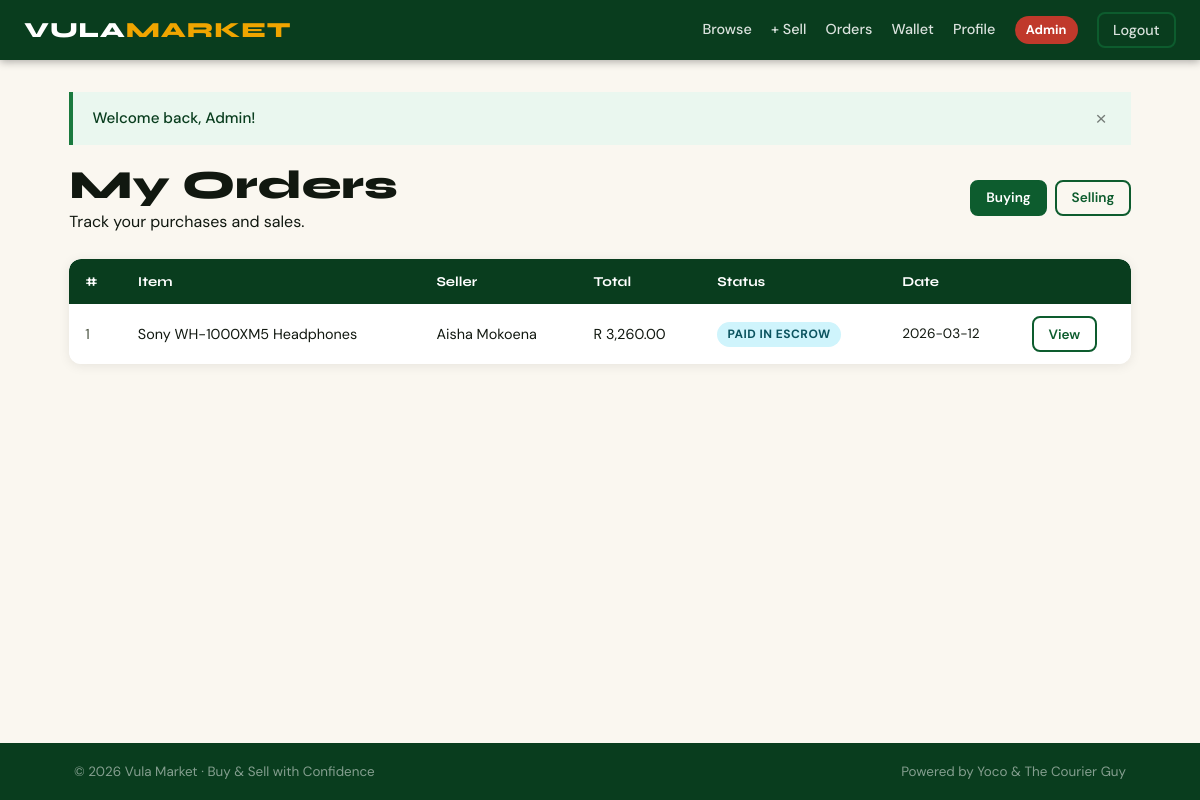
/orders/index.php (signed in), run on the app's committed database.
### tables this page shows
CREATE TABLE orders (
            id               INTEGER PRIMARY KEY AUTOINCREMENT,
            buyer_id         INTEGER NOT NULL REFERENCES users(id),
            seller_id        INTEGER NOT NULL REFERENCES users(id),
            product_id       INTEGER NOT NULL REFERENCES products(id),
            amount           REAL    NOT NULL,
            shipping_cost    REAL    NOT NULL DEFAULT 0.00,
            total_amount     REAL    NOT NULL,
            yoco_checkout_id TEXT    UNIQUE,
            tcg_shipment_id  TEXT,
            tcg_service_code TEXT,
            shipping_address TEXT    NOT NULL,
            status           TEXT    NOT NULL DEFAULT 'pending',
            created_at       TEXT    NOT NULL DEFAULT (datetime('now')),
            updated_at       TEXT    NOT NULL DEFAULT (datetime('now'))
        , collection_address TEXT, tcg_collection_code TEXT, tcg_locker_terminal TEXT, tcg_shipment_raw_id INTEGER);

CREATE TABLE products (
            id          INTEGER PRIMARY KEY AUTOINCREMENT,
            seller_id   INTEGER NOT NULL REFERENCES users(id) ON DELETE CASCADE,
            title       TEXT    NOT NULL,
            description TEXT    NOT NULL,
            price       REAL    NOT NULL,
            image_path  TEXT    NOT NULL,
            is_active   INTEGER NOT NULL DEFAULT 1,
            created_at  TEXT    NOT NULL DEFAULT (datetime('now'))
        , box_size TEXT NOT NULL DEFAULT 'S');

CREATE TABLE users (
            id         INTEGER PRIMARY KEY AUTOINCREMENT,
            name       TEXT    NOT NULL,
            email      TEXT    NOT NULL UNIQUE,
            password   TEXT    NOT NULL,
            balance    REAL    NOT NULL DEFAULT 0.00,
            is_admin   INTEGER NOT NULL DEFAULT 0,
            created_at TEXT    NOT NULL DEFAULT (datetime('now'))
        , collection_address TEXT, phone TEXT, locker_terminal TEXT);

### includes/db.php (called while the page is built, shortened)
<?php
function db(): PDO {
    static $pdo = null;
    if ($pdo !== null) return $pdo;
    $pdo = new PDO('sqlite:' . DB_PATH, null, null, [
        PDO::ATTR_ERRMODE            => PDO::ERRMODE_EXCEPTION,
        PDO::ATTR_DEFAULT_FETCH_MODE => PDO::FETCH_ASSOC,
        PDO::ATTR_EMULATE_PREPARES   => false,
    ]);
    $pdo->exec('PRAGMA journal_mode=WAL');
    $pdo->exec('PRAGMA foreign_keys=ON');
    return $pdo;
}

### includes/helpers.php (called while the page is built, shortened)
<?php
require_once __DIR__ . '/db.php';
function e(mixed $v): string {
    return htmlspecialchars((string)$v, ENT_QUOTES | ENT_SUBSTITUTE, 'UTF-8');
}
function fmt_money(float $amount): string {
    return 'R ' . number_format($amount, 2);
}

### orders/index.php (the view, shortened to what this page needs)
<?php
require_once __DIR__ . '/../includes/helpers.php';
require_once __DIR__ . '/../includes/layout.php';
$u = require_auth();
$tab = $_GET['tab'] ?? 'buying';
if ($tab === 'selling') {
    $st = db()->prepare(
        'SELECT o.*, p.title AS product_title, u.name AS buyer_name
         FROM orders o
         JOIN products p ON p.id = o.product_id
         JOIN users u ON u.id = o.buyer_id
         WHERE o.seller_id = ?
         ORDER BY o.created_at DESC'
    );
} else {
    $st = db()->prepare(
        'SELECT o.*, p.title AS product_title, u.name AS seller_name
         FROM orders o
         JOIN products p ON p.id = o.product_id
         JOIN users u ON u.id = o.seller_id
         WHERE o.buyer_id = ?
         ORDER BY o.created_at DESC'
    );
}
$st->execute([$u['id']]);
$orders = $st->fetchAll();
?>
<div class="page-header flex-between" style="flex-wrap:wrap;gap:.5rem">
    <div>
        <h1>My Orders</h1>
        <p>Track your purchases and sales.</p>
    </div>
    <div class="flex gap-1">
        <a href="?tab=buying"  class="btn btn-sm <?= $tab==='buying'  ? 'btn-primary' : 'btn-outline' ?>">Buying</a>
        <a href="?tab=selling" class="btn btn-sm <?= $tab==='selling' ? 'btn-primary' : 'btn-outline' ?>">Selling</a>
    </div>
</div>
<?php if (empty($orders)): ?>
    <div class="empty-state">
        <h3>No orders yet</h3>
        <?php if ($tab === 'buying'): ?>
            <p>Browse listings and make your first purchase.</p>
            <a href="<?= APP_URL ?>/index.php" class="btn btn-primary mt-2">Browse Listings</a>
        <?php else: ?>
            <p>You haven't sold anything yet. Post a listing!</p>
            <a href="<?= APP_URL ?>/listings/create.php" class="btn btn-primary mt-2">Post a Listing</a>
        <?php endif; ?>
    </div>
<?php else: ?>
    <div class="card">
        <div class="table-wrap">
            <table>
                <thead>
                    <tr>
                        <th>#</th>
                        <th>Item</th>
                        <th><?= $tab==='buying' ? 'Seller' : 'Buyer' ?></th>
                        <th>Total</th>
                        <th>Status</th>
                        <th>Date</th>
                        <th></th>
                    </tr>
                </thead>
                <tbody>
                    <?php foreach ($orders as $o): ?>
                    <tr>
                        <td><?= $o['id'] ?></td>
                        <td><?= e($o['product_title']) ?></td>
                        <td><?= e($tab==='buying' ? $o['seller_name'] : $o['buyer_name']) ?></td>
                        <td><?= fmt_money($o['total_amount']) ?></td>
                        <td><span class="badge badge-<?= e($o['status']) ?>"><?= e(str_replace('_',' ',$o['status'])) ?></span></td>
                        <td style="font-size:.85rem;color:var(--text-muted)"><?= substr($o['created_at'],0,10) ?></td>
                        <td><a href="<?= APP_URL ?>/orders/view.php?id=<?= $o['id'] ?>" class="btn btn-sm btn-outline">View</a></td>
                    </tr>
                    <?php endforeach; ?>
                </tbody>
            </table>
        </div>
    </div>
<?php endif; ?>

### public/css/app.css (style rules this page uses)
:root { --green: #0d5c2e; --green-d: #093d1e; --green-l: #1a7a3e; --gold: #f0a500; --gold-l: #f7c54b; --amber: #e67e00; --cream: #faf7f0; --dark: #111810; --mid: #4a5240; --muted: #8a9080; --border: #d8ddd0; --white: #ffffff; --danger: #c0392b; --radius: 8px; --shadow: 0 2px 12px rgba(0,0,0,0.08); --shadow-lg:0 8px 32px rgba(0,0,0,0.14); --font-head:'Syne', sans-serif; --font-body:'DM Sans', sans-serif; }
*, *::before, *::after { box-sizing: border-box; margin: 0; padding: 0; }
html { font-size: 16px; scroll-behavior: smooth; }
body { font-family: var(--font-body); background: var(--cream); color: var(--dark); min-height: 100vh; display: flex; flex-direction: column; line-height: 1.6; }
h1, h2, h3, h4 { font-family: var(--font-head); font-weight: 800; line-height: 1.2; }
h1 { font-size: clamp(1.7rem, 4vw, 2.5rem); }
.page-header { margin-bottom: 1.5rem; }
.btn { display: inline-block; padding: 0.65rem 1.4rem; border-radius: var(--radius); font-family: var(--font-body); font-weight: 600; font-size: 0.95rem; cursor: pointer; text-decoration: none; border: 2px solid transparent; transition: background .15s, transform .1s; text-align: center; line-height: 1.4; }
.btn-primary { background: var(--green); color: #fff; border-color: var(--green); }
.btn-outline { background: transparent; border-color: var(--green); color: var(--green); }
.btn-sm { padding: 0.4rem 0.9rem; font-size: 0.85rem; }
.card { background: #fff; border-radius: 12px; box-shadow: var(--shadow); overflow: hidden; }
.table-wrap { overflow-x: auto; border-radius: 12px; box-shadow: var(--shadow); }
table { width: 100%; border-collapse: collapse; background: #fff; }
th { background: var(--green-d); color: #fff; font-family: var(--font-head); font-size: 0.85rem; padding: 0.75rem 1rem; text-align: left; white-space: nowrap; }
td { padding: 0.75rem 1rem; border-bottom: 1px solid var(--border); font-size: 0.9rem; vertical-align: middle; }
tr:last-child td { border-bottom: none; }
.badge, .status { display: inline-block; padding: 0.2rem 0.65rem; border-radius: 20px; font-size: 0.75rem; font-weight: 700; text-transform: uppercase; letter-spacing: 0.04em; }
.badge-paid_in_escrow, .status-paid_in_escrow { background: #cff4fc; color: #0c5460; }
.flex { display: flex; align-items: center; gap: 0.75rem; }
.flex-between { display: flex; align-items: center; justify-content: space-between; flex-wrap: wrap; gap: 0.5rem; }
.gap-1 { gap: 0.5rem; }
table td:first-child { color: var(--mid); }

### data on the page
orders: id "1", product.title "Sony WH-1000XM5 Headphones", seller.name "Aisha Mokoena", total_amount "R 3,260.00", status "PAID IN ESCROW", created_at "2026-03-12"

### other printed values
$msg "Welcome back, Admin!"
APP_NAME "Vula Market"
